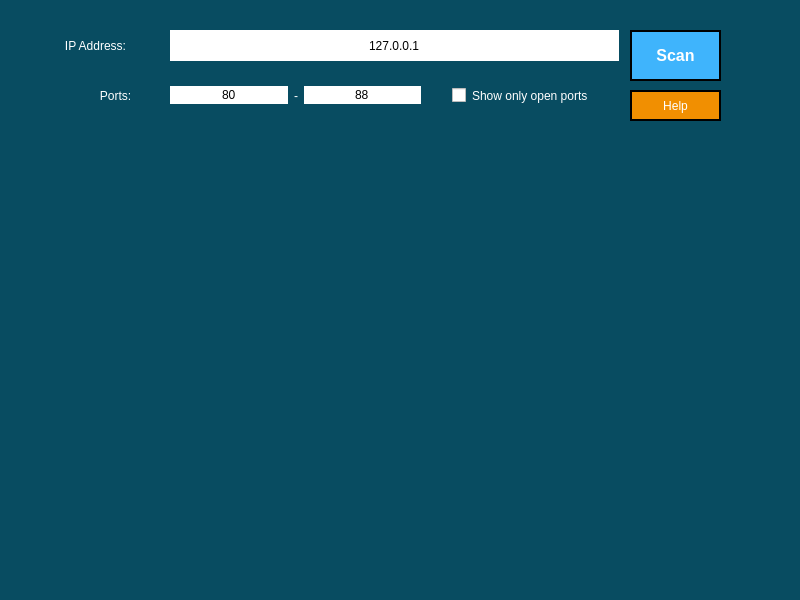
<?xml version="1.0" encoding="UTF-8"?>
<ui version="4.0">
 <class>MainWindow</class>
 <widget class="QMainWindow" name="MainWindow">
  <property name="geometry">
   <rect>
    <x>0</x>
    <y>0</y>
    <width>800</width>
    <height>600</height>
   </rect>
  </property>
  <property name="palette">
   <palette>
    <active>
     <colorrole role="Button">
      <brush brushstyle="SolidPattern">
       <color alpha="255">
        <red>8</red>
        <green>76</green>
        <blue>97</blue>
       </color>
      </brush>
     </colorrole>
     <colorrole role="Base">
      <brush brushstyle="SolidPattern">
       <color alpha="255">
        <red>8</red>
        <green>76</green>
        <blue>97</blue>
       </color>
      </brush>
     </colorrole>
     <colorrole role="Window">
      <brush brushstyle="SolidPattern">
       <color alpha="255">
        <red>8</red>
        <green>76</green>
        <blue>97</blue>
       </color>
      </brush>
     </colorrole>
    </active>
    <inactive>
     <colorrole role="Button">
      <brush brushstyle="SolidPattern">
       <color alpha="255">
        <red>8</red>
        <green>76</green>
        <blue>97</blue>
       </color>
      </brush>
     </colorrole>
     <colorrole role="Base">
      <brush brushstyle="SolidPattern">
       <color alpha="255">
        <red>8</red>
        <green>76</green>
        <blue>97</blue>
       </color>
      </brush>
     </colorrole>
     <colorrole role="Window">
      <brush brushstyle="SolidPattern">
       <color alpha="255">
        <red>8</red>
        <green>76</green>
        <blue>97</blue>
       </color>
      </brush>
     </colorrole>
    </inactive>
    <disabled>
     <colorrole role="Button">
      <brush brushstyle="SolidPattern">
       <color alpha="255">
        <red>8</red>
        <green>76</green>
        <blue>97</blue>
       </color>
      </brush>
     </colorrole>
     <colorrole role="Base">
      <brush brushstyle="SolidPattern">
       <color alpha="255">
        <red>8</red>
        <green>76</green>
        <blue>97</blue>
       </color>
      </brush>
     </colorrole>
     <colorrole role="Window">
      <brush brushstyle="SolidPattern">
       <color alpha="255">
        <red>8</red>
        <green>76</green>
        <blue>97</blue>
       </color>
      </brush>
     </colorrole>
    </disabled>
   </palette>
  </property>
  <property name="windowTitle">
   <string>PortScanner</string>
  </property>
  <property name="styleSheet">
   <string notr="true">QMainWindow
{
background-color: rgb(8, 76, 97);
}
QScrollBar:vertical {
border:0px
}
QScrollBar::handle:vertical {
    background: #3FB4FC;
}
 QScrollBar::add-line:vertical {
      border: none;
      background: none;
}

QScrollBar::sub-line:vertical {
      border: none;
      background: none;
}</string>
  </property>
  <widget class="QWidget" name="centralwidget">
   <widget class="QTextBrowser" name="warningTextBrowser">
    <property name="geometry">
     <rect>
      <x>480</x>
      <y>530</y>
      <width>251</width>
      <height>31</height>
     </rect>
    </property>
    <property name="font">
     <font>
      <pointsize>12</pointsize>
      <bold>true</bold>
     </font>
    </property>
    <property name="styleSheet">
     <string notr="true">QTextBrowser
{
background-color: rgb(8, 76, 97);
}</string>
    </property>
    <property name="frameShape">
     <enum>QFrame::NoFrame</enum>
    </property>
    <property name="frameShadow">
     <enum>QFrame::Plain</enum>
    </property>
    <property name="verticalScrollBarPolicy">
     <enum>Qt::ScrollBarAlwaysOff</enum>
    </property>
    <property name="horizontalScrollBarPolicy">
     <enum>Qt::ScrollBarAlwaysOff</enum>
    </property>
    <property name="html">
     <string>&lt;!DOCTYPE HTML PUBLIC &quot;-//W3C//DTD HTML 4.0//EN&quot; &quot;http://www.w3.org/TR/REC-html40/strict.dtd&quot;&gt;
&lt;html&gt;&lt;head&gt;&lt;meta name=&quot;qrichtext&quot; content=&quot;1&quot; /&gt;&lt;meta charset=&quot;utf-8&quot; /&gt;&lt;style type=&quot;text/css&quot;&gt;
p, li { white-space: pre-wrap; }
&lt;/style&gt;&lt;/head&gt;&lt;body style=&quot; font-family:'Segoe UI'; font-size:12pt; font-weight:700; font-style:normal;&quot;&gt;
&lt;p align=&quot;center&quot; style=&quot;-qt-paragraph-type:empty; margin-top:0px; margin-bottom:0px; margin-left:0px; margin-right:0px; -qt-block-indent:0; text-indent:0px;&quot;&gt;&lt;br /&gt;&lt;/p&gt;&lt;/body&gt;&lt;/html&gt;</string>
    </property>
   </widget>
   <widget class="QCheckBox" name="onlyOpenCheckBox">
    <property name="enabled">
     <bool>true</bool>
    </property>
    <property name="geometry">
     <rect>
      <x>452</x>
      <y>80</y>
      <width>171</width>
      <height>31</height>
     </rect>
    </property>
    <property name="baseSize">
     <size>
      <width>0</width>
      <height>0</height>
     </size>
    </property>
    <property name="cursor">
     <cursorShape>PointingHandCursor</cursorShape>
    </property>
    <property name="styleSheet">
     <string notr="true">QCheckBox
{
color: rgb(255, 255, 255);
}
QCheckBox:indicator
{
color:red;
}
</string>
    </property>
    <property name="text">
     <string>Show only open ports</string>
    </property>
    <property name="checkable">
     <bool>true</bool>
    </property>
    <property name="checked">
     <bool>false</bool>
    </property>
   </widget>
   <widget class="QTableWidget" name="screenTableWidget">
    <property name="geometry">
     <rect>
      <x>40</x>
      <y>170</y>
      <width>431</width>
      <height>391</height>
     </rect>
    </property>
    <property name="focusPolicy">
     <enum>Qt::NoFocus</enum>
    </property>
    <property name="styleSheet">
     <string notr="true">QTableWidget
{
background-color: rgb(8, 76, 97);
color: rgb(255, 255, 255);
}
QHeaderView::section
{
background-color:#084C61;
font-size:15px;
font-weight:bold;
color:white;
border:0px;
border-bottom:1px solid #F18F01;
}
</string>
    </property>
    <property name="frameShape">
     <enum>QFrame::NoFrame</enum>
    </property>
    <property name="verticalScrollBarPolicy">
     <enum>Qt::ScrollBarAsNeeded</enum>
    </property>
    <property name="autoScroll">
     <bool>true</bool>
    </property>
    <property name="tabKeyNavigation">
     <bool>true</bool>
    </property>
    <property name="showDropIndicator" stdset="0">
     <bool>true</bool>
    </property>
    <property name="dragEnabled">
     <bool>true</bool>
    </property>
    <property name="dragDropOverwriteMode">
     <bool>true</bool>
    </property>
    <property name="selectionMode">
     <enum>QAbstractItemView::NoSelection</enum>
    </property>
    <property name="showGrid">
     <bool>false</bool>
    </property>
    <attribute name="horizontalHeaderHighlightSections">
     <bool>true</bool>
    </attribute>
    <attribute name="verticalHeaderVisible">
     <bool>false</bool>
    </attribute>
   </widget>
   <widget class="QLineEdit" name="beginningIpLineEdit">
    <property name="geometry">
     <rect>
      <x>170</x>
      <y>30</y>
      <width>449</width>
      <height>31</height>
     </rect>
    </property>
    <property name="styleSheet">
     <string notr="true">QLineEdit
{
background-color: rgb(255, 255, 255);
color: rgb(0, 0, 0);
border: 1px solid white
}</string>
    </property>
    <property name="text">
     <string>127.0.0.1</string>
    </property>
    <property name="frame">
     <bool>true</bool>
    </property>
    <property name="alignment">
     <set>Qt::AlignCenter</set>
    </property>
   </widget>
   <widget class="QPushButton" name="runScanButton">
    <property name="geometry">
     <rect>
      <x>630</x>
      <y>30</y>
      <width>91</width>
      <height>51</height>
     </rect>
    </property>
    <property name="font">
     <font>
      <pointsize>12</pointsize>
      <italic>false</italic>
      <bold>true</bold>
      <underline>false</underline>
      <kerning>true</kerning>
     </font>
    </property>
    <property name="cursor">
     <cursorShape>PointingHandCursor</cursorShape>
    </property>
    <property name="mouseTracking">
     <bool>true</bool>
    </property>
    <property name="styleSheet">
     <string notr="true">QPushButton
{
color:white;
background-color: #3FB4FC;
border: 2px solid black;
}
QPushButton:hover
{
background-color: #5DC1FF;
color:white;
}</string>
    </property>
    <property name="locale">
     <locale language="English" country="UnitedStates"/>
    </property>
    <property name="text">
     <string>Scan</string>
    </property>
    <property name="flat">
     <bool>false</bool>
    </property>
   </widget>
   <widget class="QWidget" name="horizontalLayoutWidget">
    <property name="geometry">
     <rect>
      <x>170</x>
      <y>60</y>
      <width>251</width>
      <height>71</height>
     </rect>
    </property>
    <layout class="QHBoxLayout" name="horizontalLayout">
     <item>
      <widget class="QLineEdit" name="beginnigPortLineEdit">
       <property name="styleSheet">
        <string notr="true">QLineEdit
{
background-color: rgb(255, 255, 255);
color: rgb(0, 0, 0);
border: 1px solid white
}</string>
       </property>
       <property name="text">
        <string>80</string>
       </property>
       <property name="alignment">
        <set>Qt::AlignCenter</set>
       </property>
      </widget>
     </item>
     <item>
      <widget class="QLabel" name="dashLabel">
       <property name="styleSheet">
        <string notr="true">color: rgb(255, 255, 255);</string>
       </property>
       <property name="text">
        <string>-</string>
       </property>
       <property name="alignment">
        <set>Qt::AlignCenter</set>
       </property>
      </widget>
     </item>
     <item>
      <widget class="QLineEdit" name="endPortLineEdit">
       <property name="styleSheet">
        <string notr="true">QLineEdit
{
background-color: rgb(255, 255, 255);
color: rgb(0, 0, 0);
border: 1px solid white
}</string>
       </property>
       <property name="text">
        <string>88</string>
       </property>
       <property name="alignment">
        <set>Qt::AlignCenter</set>
       </property>
      </widget>
     </item>
    </layout>
   </widget>
   <widget class="QLabel" name="portsLabel">
    <property name="geometry">
     <rect>
      <x>60</x>
      <y>80</y>
      <width>111</width>
      <height>31</height>
     </rect>
    </property>
    <property name="styleSheet">
     <string notr="true">color: rgb(255, 255, 255);</string>
    </property>
    <property name="text">
     <string>Ports:</string>
    </property>
    <property name="alignment">
     <set>Qt::AlignCenter</set>
    </property>
   </widget>
   <widget class="QLabel" name="ipAddressLabel">
    <property name="geometry">
     <rect>
      <x>20</x>
      <y>30</y>
      <width>151</width>
      <height>31</height>
     </rect>
    </property>
    <property name="styleSheet">
     <string notr="true">color: rgb(255, 255, 255);</string>
    </property>
    <property name="text">
     <string>IP Address:</string>
    </property>
    <property name="alignment">
     <set>Qt::AlignCenter</set>
    </property>
   </widget>
   <widget class="QPushButton" name="helpButton">
    <property name="geometry">
     <rect>
      <x>630</x>
      <y>90</y>
      <width>91</width>
      <height>31</height>
     </rect>
    </property>
    <property name="font">
     <font>
      <pointsize>9</pointsize>
     </font>
    </property>
    <property name="cursor">
     <cursorShape>PointingHandCursor</cursorShape>
    </property>
    <property name="styleSheet">
     <string notr="true">QPushButton
{
background-color:#F18F01;
color: white;
border:2px solid black
}
QPushButton:hover
{
background-color:#FAA422;
}</string>
    </property>
    <property name="text">
     <string>Help</string>
    </property>
   </widget>
   <zorder>warningTextBrowser</zorder>
   <zorder>onlyOpenCheckBox</zorder>
   <zorder>screenTableWidget</zorder>
   <zorder>runScanButton</zorder>
   <zorder>horizontalLayoutWidget</zorder>
   <zorder>portsLabel</zorder>
   <zorder>ipAddressLabel</zorder>
   <zorder>helpButton</zorder>
   <zorder>beginningIpLineEdit</zorder>
  </widget>
 </widget>
 <resources/>
 <connections/>
</ui>
